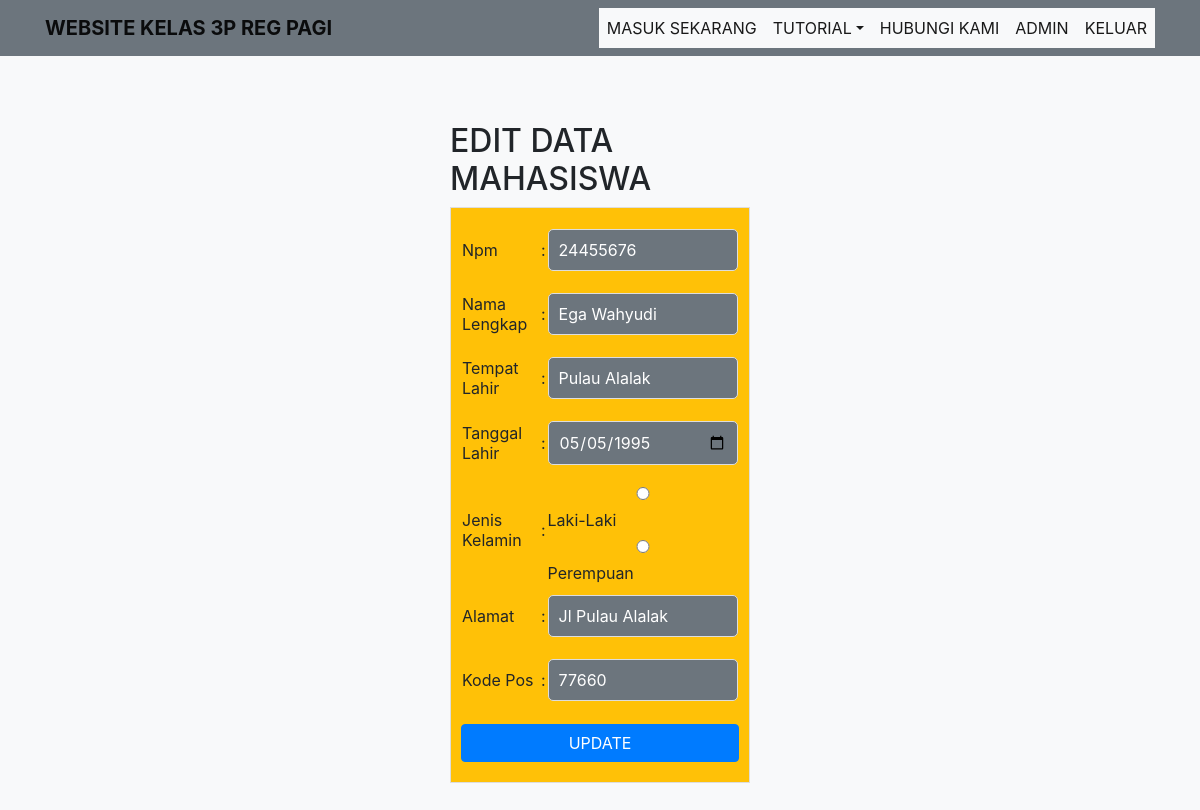
Page /edit_mahasiswa.php?npm=24455676 on the committed database.
### tables this page shows
CREATE TABLE `mahasiswa_tb` (
  `npm` varchar(8) NOT NULL,
  `nama` varchar(100) NOT NULL,
  `tempat_lahir` varchar(50) NOT NULL,
  `tanggal_lahir` date NOT NULL,
  `jenis_kelamin` varchar(10) NOT NULL,
  `alamat` text NOT NULL,
  `kode_pos` varchar(5) NOT NULL
);

### edit_mahasiswa.php (the view, shortened to what this page needs)
<?php
    include "header.php";
	include "koneksi.php";
	$npm = $_GET['npm'];
	$ambilData = mysqli_query($conn, "SELECT * FROM mahasiswa_tb WHERE npm ='$npm'");
	$tampil = mysqli_fetch_array($ambilData);
 ?>
<!DOCTYPE html>
<html>
<head>
     <link rel="stylesheet" href="https://cdn.jsdelivr.net/npm/bootstrap@4.5.3/dist/css/bootstrap.min.css">
     <link rel="stylesheet" type="text/css" href="css/style.css">
     <link rel="stylesheet" type="text/css" href="css/bootstrap.min.css">
</head>
<body class="bg-light">
    <form action="" method="post">
        <div class="box-formulir">
        <br>
        <br>
        <br>
        <H2>EDIT DATA MAHASISWA</H2>
		<div class="box bg-warning">
            <table border="0" class="table-form">
                 <tr>
                    <td>Npm</td>
                    <td>:</td>
                    <td>
                        <input type="text" value="<?php echo $tampil['npm'] ?>" name="npm" class="input-control bg-secondary text-white">
                    </td>
                </tr>
                <tr>
                    <td>Nama Lengkap</td>
                    <td>:</td>
                    <td>
                        <input type="text" value="<?php echo $tampil['nama'] ?>" name="nama" class="input-control bg-secondary text-white">
                    </td>
                </tr>
                <tr>
                    <td>Tempat Lahir</td>
                    <td>:</td>
                    <td>
                           <input type="text" value="<?php echo $tampil['tempat_lahir'] ?>" name= "tempat_lahir" class="input-control bg-secondary text-white">
                    </td>
                </tr>
                <tr>
                    <td>Tanggal Lahir</td>
                    <td>:</td>
                    <td>
                        <input type="date" value="<?php echo $tampil['tanggal_lahir'] ?>" name="tanggal_lahir" class="input-control
                        bg-secondary text-white">
                    </td>
                </tr>
                 <tr>
                    <td>Jenis Kelamin</td>
                    <td>:</td>
                    <td>
                        <input type="radio" value="Laki-Laki"<?php echo $tampil['jenis_kelamin'] ?> name="jenis_kelamin">Laki-Laki
                        <input type="radio" value="Perempuan"<?php echo $tampil['jenis_kelamin'] ?> name="jenis_kelamin">Perempuan
                    </td>
                </tr>
                 <tr>
                    <td>Alamat</td>
                    <td>:</td>
                    <td>
                        <input type="text" value="<?php echo $tampil['alamat'] ?>" name= "alamat" class="input-control
                        bg-secondary text-white">
                    </td>
                </tr>
                  <tr>
                    <td>Kode Pos</td>
                    <td>:</td>
                    <td>
                       <input type="text" value="<?php echo $tampil['kode_pos'] ?>" name= "kode_pos" class="input-control
                       bg-secondary text-white">
                    </td>
                </tr>
                <tr>
                    <td></td>
                    <td></td>
                </tr>
            </table>
                    <td>
                      <input type="submit" class="btn btn-primary" name="simpan" value="UPDATE">
                    </td>
        </div>
    </form>
</body>
</html>

### css/style.css (style rules this page uses)
.box { background-color: none; border:1px solid #ddd; padding:10px; box-sizing: border-box; margin:5px 0 25px; }
body { background:#fff; color:#333; font-family:'Arial'; background: url(img/gambar1.jpg); }
body input { padding:10px; border-radius:5px; margin:10px 0; width:100%; border:1px solid #ddd; }
.box-formulir { width:25%; margin:50px auto; }

### rows in the picture
mahasiswa_tb: npm "24455676", nama "Ega Wahyudi", tempat_lahir "Pulau Alalak", tanggal_lahir "05/05/1995", alamat "Jl Pulau Alalak", kode_pos "77660"
